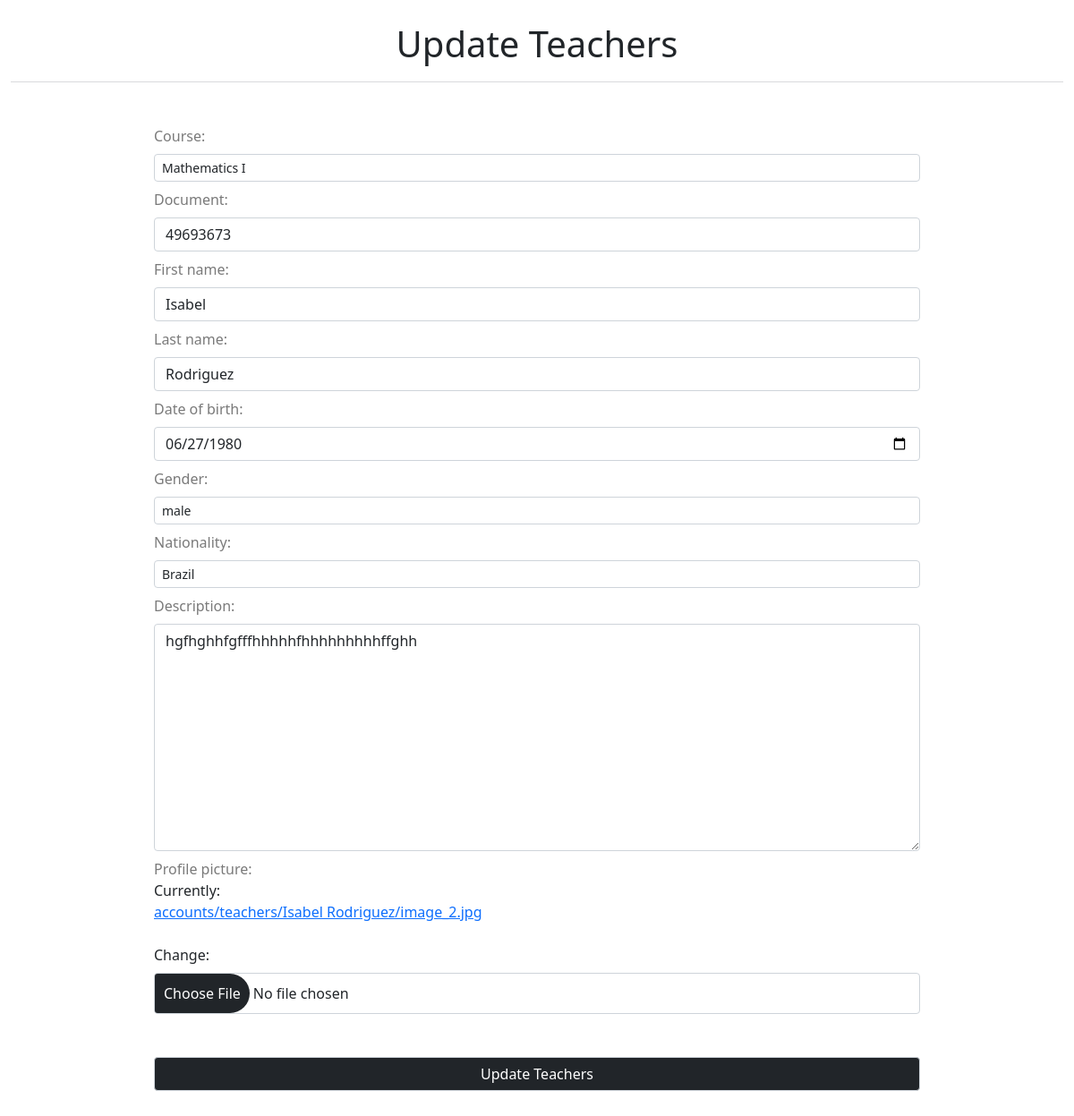
Page /academiaweb/teachers/teacher_update/email=isabel210@gmail.com/ (signed in) on the earlier database version.
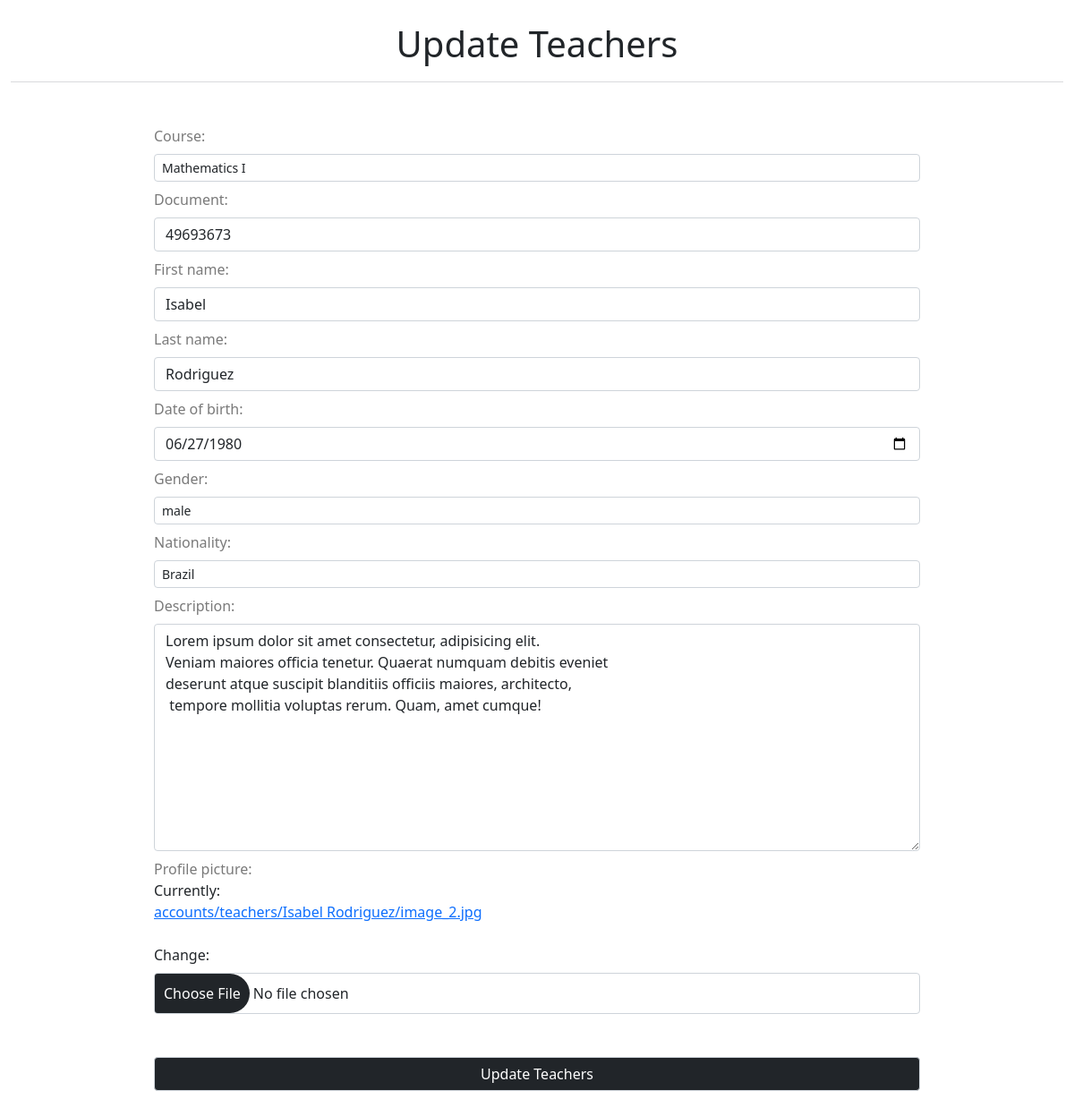
Same page on the later database version.
### main_app/models.py (models this page shows, shortened)
class Teachers(models.Model):
    id              = models.AutoField(primary_key=True)
    user            = models.ForeignKey(UserAccount,on_delete=models.CASCADE)
    course          = models.ForeignKey(Courses,on_delete=models.DO_NOTHING,null=True,blank=True)
    document        = models.CharField(max_length=8,unique=True)
    first_name      = models.CharField(max_length=200)
    last_name       = models.CharField(max_length=200)
    date_of_birth   = models.DateField(default=datetime.date.today)
    gender_choice   = (('male','male'),('feminine','feminine'),('undefined','undefined'))
    gender          = models.CharField(max_length=10, default='male', choices=gender_choice)
    nationality     = CountryField()
    description     = models.TextField(max_length=500,blank=True,null=True)
    profile_picture = models.ImageField(blank=True,null=True, upload_to=upload_location_teachers)
    class Meta():
        verbose_name        = 'Teacher'
        verbose_name_plural = 'Teachers'

### main_app/decorators.py (the view)
        def wrapper_func(request,*arg,**kwargs):
            group = None
            if request.user.groups.exists():
                group = request.user.groups.all()[0].name
            if group in allowed_roles:
                return view_func(request,*arg,**kwargs)
            else:
                return HttpResponse('You are not authorized to view this page')

### main_app/forms.py
class  TeachersForm(forms.ModelForm):
    class Meta:
        model   = Teachers
        exclude = ('user',)
        widgets={
        'date_of_birth' : DateInput(),
        }

### main_app/models.py (called while the page is built)
    def __str__(self):
        return self.name

### main_app/views.py (called while the page is built, shortened)
@login_required(login_url='login')
@allowed_user(allowed_roles=['Admins'])
def TeacherUpdate(request,email):
    user = UserAccount.objects.get(email=email)
    teachers = Teachers.objects.get(user = user)
    form = TeachersForm(instance=teachers)
    title = 'Update Teachers'
    context = {'form':form,'title':title}
    return render (request,'form.html',context)

### main_app/templates/form.html (shortened to what this page needs)
{% extends 'base.html' %}
{% load static %}
{% block content %}
<link rel="stylesheet" href="{% static 'css/form.css' %}">
<div class="container-fluid">
    <div class="title">
        <h1>{{title}}</h1>
    </div>
    <form method="POST" enctype="multipart/form-data">
        {{form}}
        <input type="submit" value="{{title}}" style="margin: 2.5rem 0;">
    </form>
</div>
{% endblock %}

Differences in the rows shown:
changed Teachers "Mathematics I": description "hgfhghhfgfffhhhhhfhhhhhhhhhffghh" → "Lorem ipsum dolor sit amet consectetur, adipisicing elit. Veniam maiores officia tenetur. Quaerat numquam debitis eveniet deserunt atque suscipit blanditiis officiis maiores, architecto, tempore mollitia voluptas rerum. Quam, amet cumque!"
